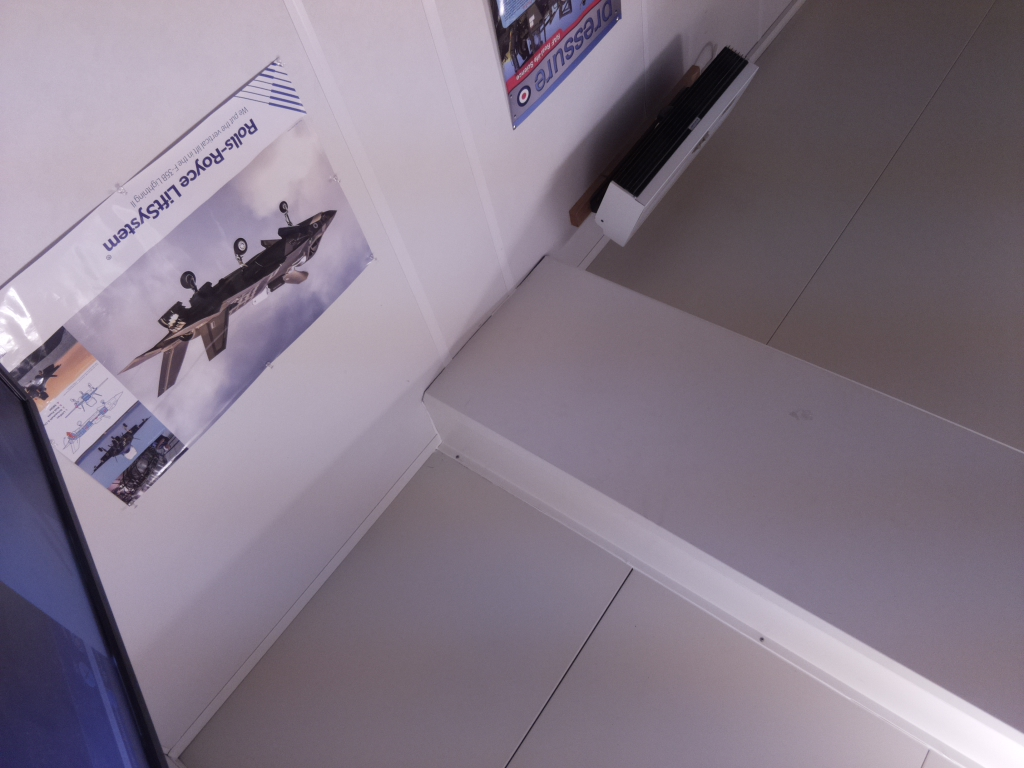
#> input picture image-sequence-0-image-0.jpg, 1024 x 768 px
$ python -i stitcher.py   (imports and definitions only)
#> lines starting #> are read from the running program, lines starting #| are printed output that depends on the picture
import numpy as np
import imutils
import cv2
import math

# Custom absolute function
def myfabs(x):
    if x < 0:
        return x*-1
    else :
        return x

# Heavily customised CV2 based stitcher algorithm, tuned to suit images with transparency
# Will also cut the resultant 'black' border from the joined image
def stitch(images, ratio=0.75, reprojThresh=4.0,
        showMatches=False):
    (imageB, imageA) = images
    (kpsA, featuresA) = detectAndDescribe(imageA)
    (kpsB, featuresB) = detectAndDescribe(imageB)

    M = matchKeypoints(kpsA, kpsB,
    featuresA, featuresB, ratio, reprojThresh)

    if M is None:
        return None

    (matches, H, status) = M

    firstMatchLeftIdx = matches[0][0]
    firstMatchRightIdx = matches[0][1]
    firstMatchLeftKps = kpsB[firstMatchLeftIdx]
    firstMatchRightKps = kpsA[firstMatchRightIdx]
    print("left kps")
    print(firstMatchLeftKps)
    print("right kps")
    print(firstMatchRightKps)
    yDrift = math.ceil(myfabs(firstMatchLeftKps[1] - firstMatchRightKps[1]))
    xDrift = math.ceil(myfabs(firstMatchLeftKps[0] - firstMatchRightKps[0]))
    print("xDrift: " + str(xDrift))
    print("yDrift: " + str(yDrift))
    newX = (imageB.shape[1]) + math.ceil(myfabs(xDrift))
    newY = (imageB.shape[0]) + math.ceil(myfabs(yDrift))
    print("New image size: " + str(newX) + "x" + str(newY))

    #result = cv2.warpPerspective(imageA, H,
    #    (imageA.shape[1] + imageB.shape[1], imageA.shape[0]))
    #result = cv2.warpPerspective(imageA, H,
    #    (imageB.shape[1] + math.ceil(myfabs(xDrift)),
    #    (imageB.shape[0] + math.ceil(myfabs(yDrift)) ) ))
    imageAWarped = cv2.warpPerspective(imageA, H,
        (newX,newY), borderMode=cv2.BORDER_TRANSPARENT )
    result = imageAWarped.copy()
    result[0:(imageB.shape[0]),
           0:(imageB.shape[1])] = imageB
    (h,w,c) = imageAWarped.shape
    maxj = 0
    maxi = 0
    mini = h
    minj = w
    for i in range(h):
        for j in range(w):
            color = imageAWarped[i,j]
            hascolor = (color[0] != 0 or color[1] != 0 or color[2] != 0)
            haseithercolor = hascolor
            if haseithercolor == False:
                colororig = result[i,j]
                if colororig[0] != 0 or colororig[1] != 0 or colororig[2] != 0:
                    haseithercolor = True

            if hascolor:
                result[i,j] = color
            if haseithercolor:
                if i > maxi:
                    maxi = i
                if j > maxj:
                    maxj = j
                if j<minj:
                    minj = j
                if i < mini:
                    mini = i
    # trim to maxi and maxj
    print("maxi: " + str(maxi) + ", maxj: " + str(maxj))
    print("mini: " + str(mini) + ", minj: " + str(minj))
    result = result[minj:maxj,mini:maxi]
    #result[0:(imageAWarped.shape[0]),
    #       0:(imageAWarped.shape[1])] = imageAWarped

    if showMatches:
        vis = drawMatches(imageA, imageB, kpsA, kpsB, matches,
            status)
        return (result, vis, xDrift, yDrift)
    return result

# Feature detection in the image
def detectAndDescribe(image):
    gray = cv2.cvtColor(image, cv2.COLOR_BGR2GRAY)
    descriptor = cv2.ORB_create(nfeatures=1500)
    (kps, features) = descriptor.detectAndCompute(image, None)
    kps = np.float32([kp.pt for kp in kps])
    return (kps, features)

# Matching keypoints between two images
def matchKeypoints(kpsA, kpsB, featuresA, featuresB,
        ratio, reprojThresh):
    matcher = cv2.DescriptorMatcher_create("BruteForce")
    rawMatches = matcher.knnMatch(featuresA, featuresB, 2)
    matches = []
    for m in rawMatches:
        if len(m) == 2 and m[0].distance < m[1].distance * ratio:
            matches.append((m[0].trainIdx, m[0].queryIdx))
    if len(matches) > 4:
        ptsA = np.float32([kpsA[i] for (_, i) in matches])
        ptsB = np.float32([kpsB[i] for (i, _) in matches])
        (H, status) = cv2.findHomography(ptsA, ptsB, cv2.RANSAC,
            reprojThresh)
        return (matches, H, status)
    return None

# Draw the matches on an image (for testing)
def drawMatches(imageA, imageB, kpsA, kpsB, matches, status):
    (hA, wA) = imageA.shape[:2]
    (hB, wB) = imageB.shape[:2]
    vis = np.zeros((max(hA, hB), wA + wB, 3), dtype="uint8")
    vis[0:hA, 0:wA] = imageA
    vis[0:hB, wA:] = imageB
    for ((trainIdx, queryIdx), s) in zip(matches, status):
        if s == 1:
            ptA = (int(kpsA[queryIdx][0]), int(kpsA[queryIdx][1]))
            ptB = (int(kpsB[trainIdx][0]) + wA, int(kpsB[trainIdx][1]))
            cv2.line(vis, ptA, ptB, (0, 255, 0), 1)
        return vis

>>> import cv2
>>> picture = cv2.imread('../image-sequence-0-image-0.jpg', cv2.IMREAD_GRAYSCALE)
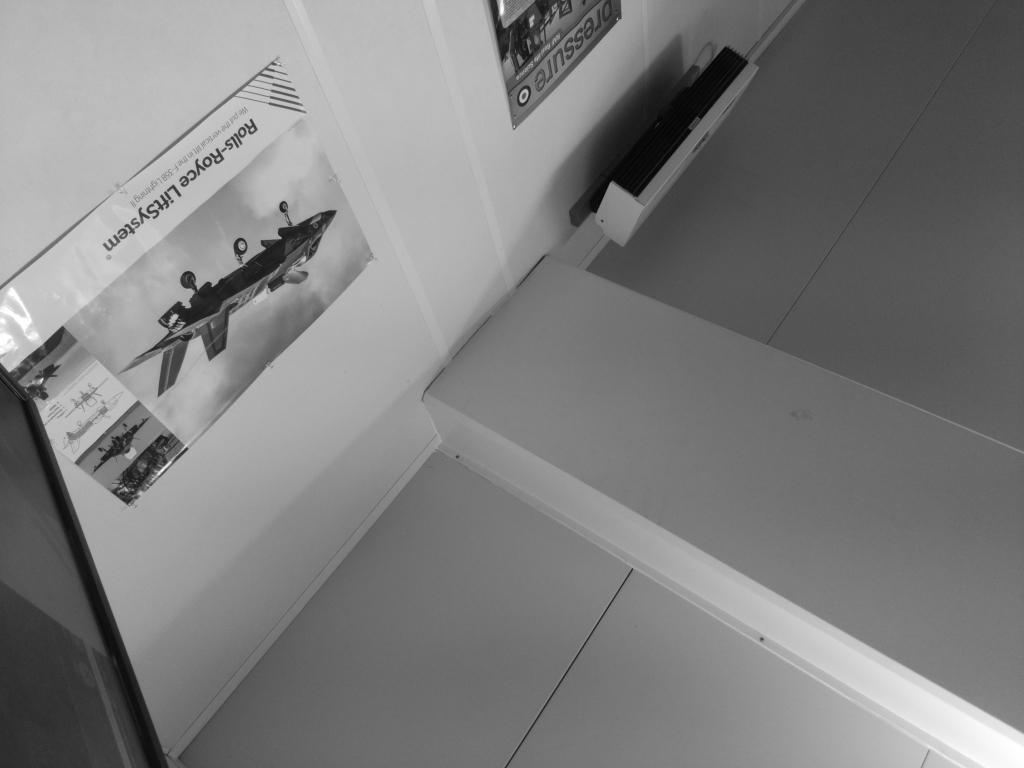
#> picture: shape (768, 1024); min 4, max 255, mean 126.1
>>> result = stitch(picture)
#> (the run stopped early here; a loop or call above may not have finished)
